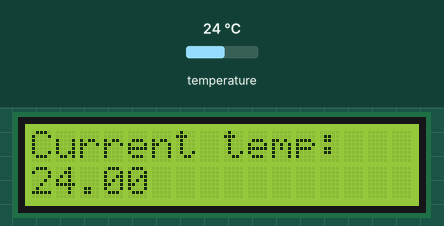
The sketch below on a simulated Arduino Uno, built with avr-gcc and run on an emulated ATmega328P. On the bench: 16×2 character LCD. Wiring (inferred from the names in the program): LM75 temperature sensor at I2C address 0x48. The test bench sets the inputs (shaded band); at power-on: temperature 24 °C.

Above: at 1.2 s.
1.3 s: temperature set to 12 °C
At 2.9 s:
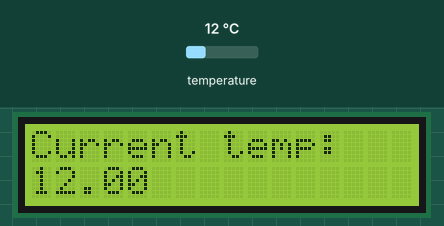
3.5 s: temperature set to 19 °C
At 4.6 s:
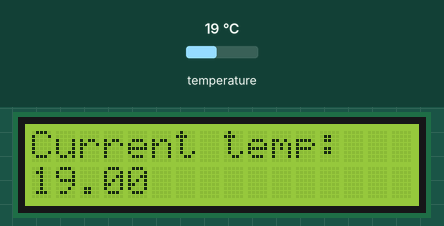
5.5 s: temperature set to 28 °C
At 7.4 s:
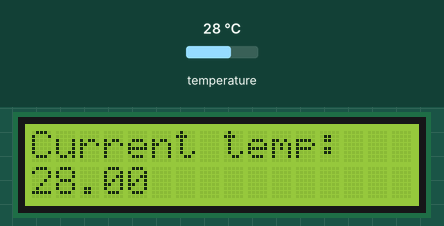
Timing chart, 0 to 8.9 s (numbered marks = the images above; inputs shaded):
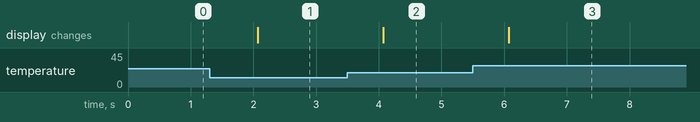

The sketch:

LM75.ino
```cpp
#include <Wire.h>
#include <E:\DESIGN\lm75\LM75.h>

#include <LiquidCrystal.h>
LiquidCrystal lcd(12, 11, 5, 4, 3, 2);

LM75 sensor(LM75_ADDRESS);

void setup (void){

//  Serial.begin(9600);

  Wire.begin();

  lcd.begin(16, 2);
  lcd.print("Current temp: ");
}

void loop() {
//  Serial.print("Current temp: ");
//  Serial.print(sensor.temp());
//  Serial.println(" C");

  lcd.setCursor(0, 1);
  lcd.print(sensor.temp());
  delay(1000);
}
```

LM75.c
```cpp
#include "Arduino.h"
#include <Wire.h>
#include "LM75.h"

LM75::LM75 (unsigned char addr){
  address = addr;
}

float LM75::temp () {
  word regdata;
  Wire.beginTransmission(address);
  Wire.write(LM75_TEMP_REGISTER);
  Wire.endTransmission();

  Wire.requestFrom(address, 2);
  regdata = (Wire.read() << 8) | Wire.read();
  return ((float)(regdata >> 5)) * 0.125;
}
```

LM75.h
```cpp
#ifndef LM75_h
#define LM75_h

#define LM75_ADDRESS 0x48

#define LM75_TEMP_REGISTER 0
#define LM75_CONF_REGISTER 1
#define LM75_THYST_REGISTER 2
#define LM75_TOS_REGISTER 3

class LM75 {
  public:
    LM75 (unsigned char addr);
    float temp ();
  private:
unsigned char address;
};

#endif
```

Measured:
- after the input at 1.3 s, the display: changes after 0.77 s (image 1)
- after the input at 3.5 s, the display: changes after 0.57 s (image 2)
- after the input at 5.5 s, the display: changes after 0.58 s (image 3)
